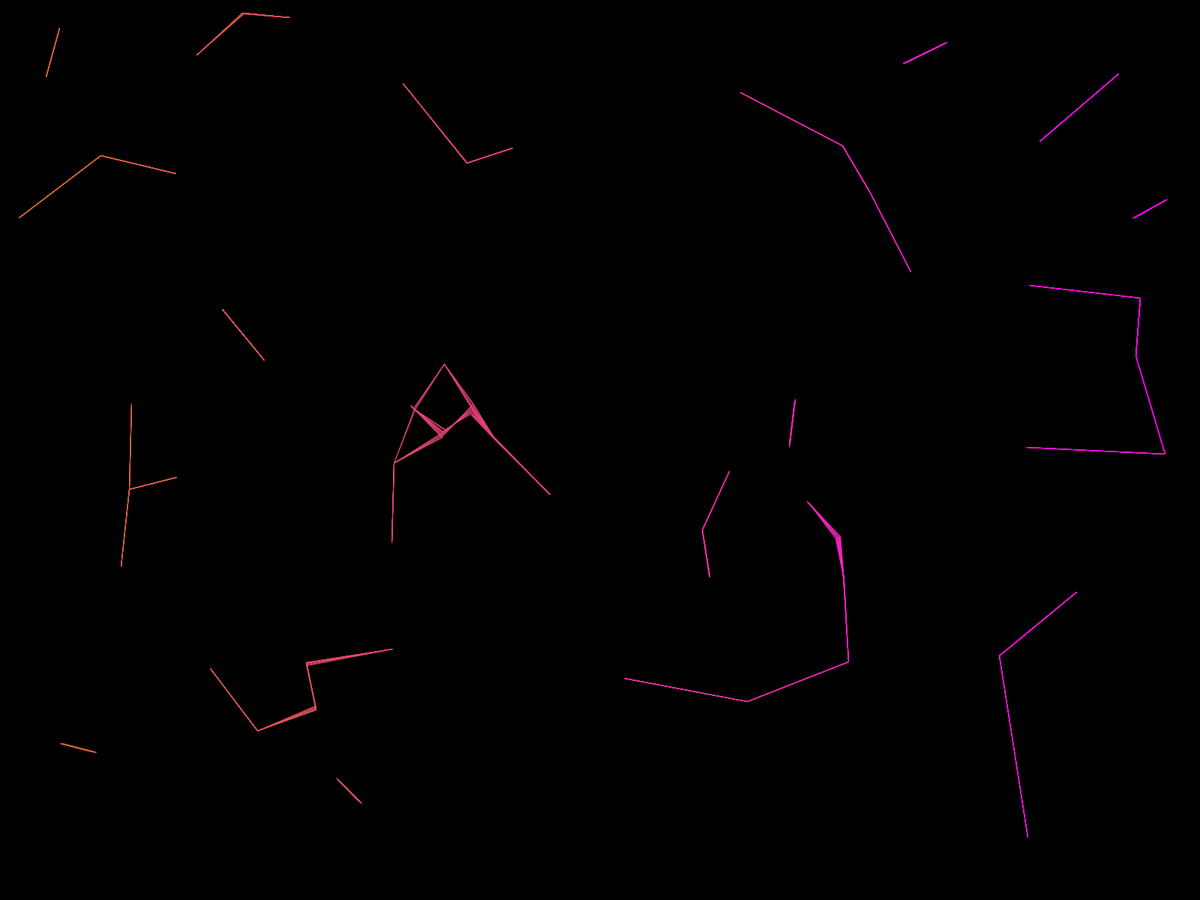
Frame 1 (no input)
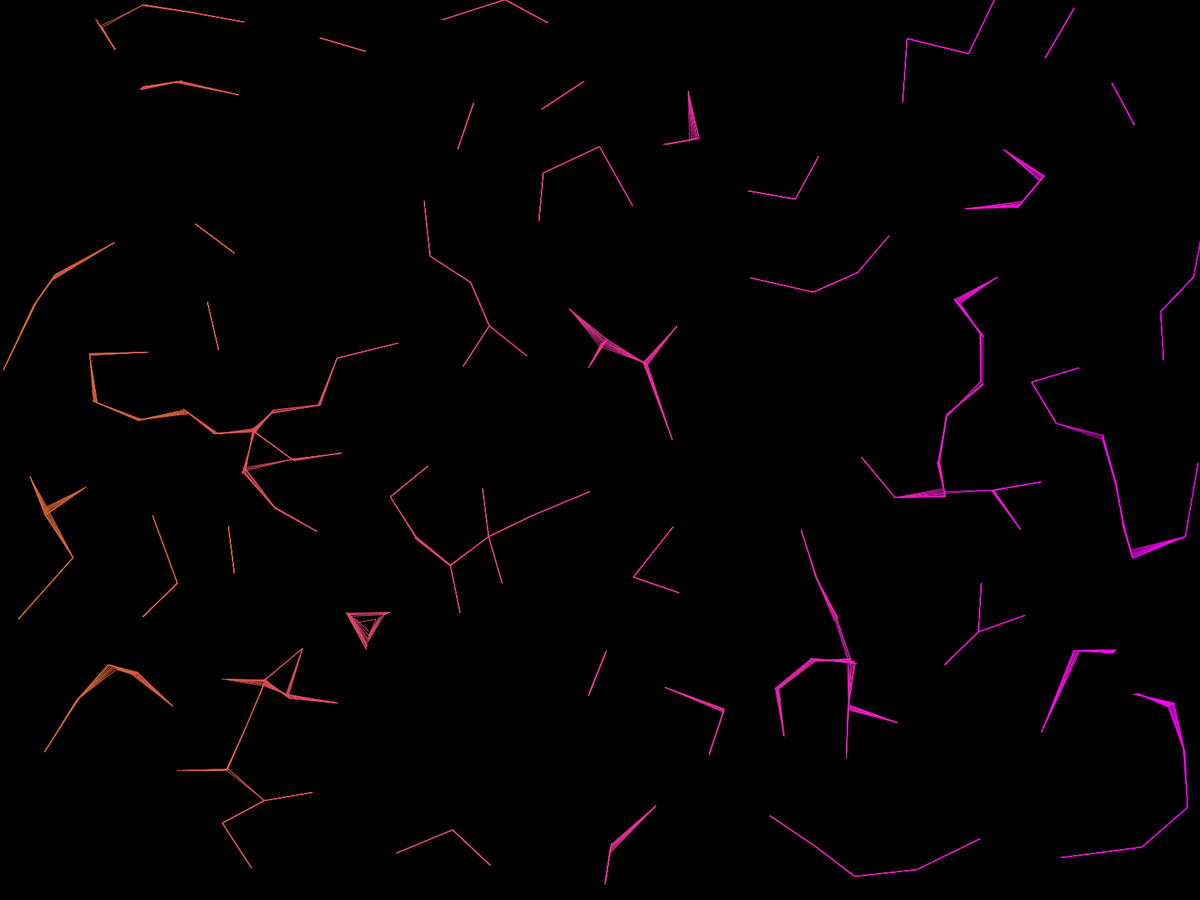
Frame 60 (the mouse pressed at the canvas centre just before this capture)
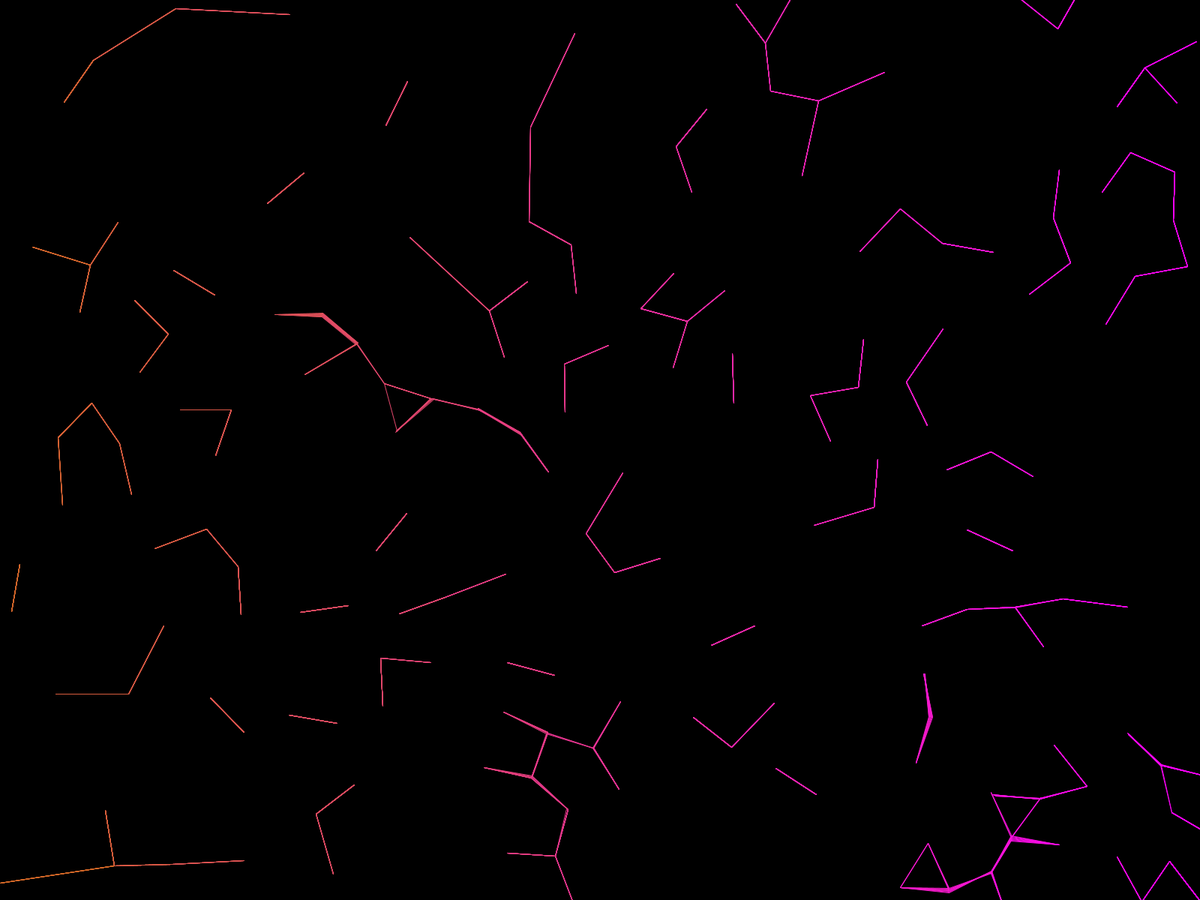
Frame 120 (the mouse held since frame 60 and released just before this capture)

The Processing sketch that drew these frames (run headless with seeded random() and noise(); from frame 60 on, the mouse is pressed at the canvas centre):

// Processing sketch: TreePool
// ── TreePool.pde
/**
 * Constants
 */

/**
 * Values
 */

private ArrayList<Particle> particles = new ArrayList<Particle>();

private float maxJitter;

/**
 * Lifecycle
 */

void setup() {
  //size(1920, 1080);
   fullScreen();
   //fullScreen(2);
  background(0);

  configurePaint();
  maxJitter = width / 8f;
  addParticles(64);
}

void draw() {

  //if (millis() % 2 == 0) {
    background(0);
  //}

  for (int i = 0; i < 8; i++) {
    updateAndDrawParticles();
  }

  if (millis() % 2 == 0) {
    //println("Randomly adding particles.");
    addParticles(32);
  }
}

/**
 * 
 */

private void configurePaint() {
  noFill();
  stroke(0xFFDD8623);
}

private void addParticles(final int amount) {
  Particle lastParticle = new Particle(random(width), random(height));
  //Particle lastParticle = new Particle(width / 2f, height / 2f);
  for (int i = 0; i < amount - 1; i++) {
    //final Particle newParticle = new Particle(
    //  lastParticle.x + getJitter(), 
    //  lastParticle.y + getJitter()
    //  );
    final Particle newParticle = new Particle(random(width), random(height));
    particles.add(newParticle);
    lastParticle = newParticle;
  }
}

private float getJitter() {
  return (maxJitter / 2f) - random(maxJitter);
}

private void updateAndDrawParticles() {

  final Particle[] particlesArray = new Particle[particles.size()];
  particles.toArray(particlesArray);
  for (int i = 0; i < particles.size(); i++) {
    final Particle currentParticle = particles.get(i);
    if (!currentParticle.updateAndDraw(particlesArray)) {
      particles.remove(i);
    }
  }
}
// ── Particle.pde
public class Particle {

  private static final float PUSH_FORCE = 64f;

  private static final int LEFT_COLOR_RED = 0xD6;

  private static final int LEFT_COLOR_GREEN = 0x69;

  private static final int LEFT_COLOR_BLUE = 0x27;

  private static final int RIGHT_COLOR_RED = 0xFF;

  private static final int RIGHT_COLOR_GREEN = 0x00;

  private static final int RIGHT_COLOR_BLUE = 0xFF;

  private static final int MAX_AGE = 128;

  private int age;

  private float x;

  private float y;

  public Particle(final float x, final float y) {
    this.age = 0;
    this.x = x;
    this.y = y;
  }

  public boolean updateAndDraw(final Particle[] allParticles) {

    Particle closestParticle = allParticles[0];
    float distanceToClosestParticle = MAX_FLOAT;

    float force = 0f;
    float angle = 0f;

    for (final Particle otherParticle : allParticles) {
      if (otherParticle == this) {
        continue;
      }

      final float distanceToOtherParticle = distance(otherParticle);
      if (distanceToOtherParticle < distanceToClosestParticle) {
        closestParticle = otherParticle;
        distanceToClosestParticle = distanceToOtherParticle;
      }

      if (distanceToOtherParticle > 64f) {
        continue;
      }

      angle = angle(otherParticle) + (angle * 0.05f);

      force *= 0.05;


      if (distanceToOtherParticle < 2f) {
        force -= 2f;
      } else {
        force -= (PUSH_FORCE / distanceToOtherParticle);
      }

      if (force < 64) {
        x += cos(angle) * force;
        y += sin(angle) * force;
      }
    }

    stroke(getColor());
    line(x, y, closestParticle.x, closestParticle.y);

    //return x > 0 && x < width && y > 0 && y < height; 
    return age++ < MAX_AGE;
  }

  private float distance(final Particle otherParticle) {
    return distance(x, y, otherParticle.x, otherParticle.y);
  }

  private float angle(final Particle otherParticle) {
    return angle(x, y, otherParticle.x, otherParticle.y);
  }

  private color getColor() {
    final float ratio = x / width;

    return color(
      (int) Math.abs((ratio * RIGHT_COLOR_RED) + ((1 - ratio) * LEFT_COLOR_RED)), 
      (int) Math.abs((ratio * RIGHT_COLOR_GREEN) + ((1 - ratio) * LEFT_COLOR_GREEN)), 
      (int) Math.abs((ratio * RIGHT_COLOR_BLUE) + ((1 - ratio) * LEFT_COLOR_BLUE)), 
      0xFF
      );
  }

  protected float angle(
    final float x1, 
    final float y1, 
    final float x2, 
    final float y2
    ) {
    final float calcAngle = atan2(
      -(y1 - y2), 
      x2 - x1
      );

    if (calcAngle < 0) {
      return calcAngle + TWO_PI;
    } else {
      return calcAngle;
    }
  }

  protected float distance(
    final float x1, 
    final float y1, 
    final float x2, 
    final float y2
    ) {
    return sqrt(
      pow((x2 - x1), 2) + pow((y2 - y1), 2)
      );
  }
}
